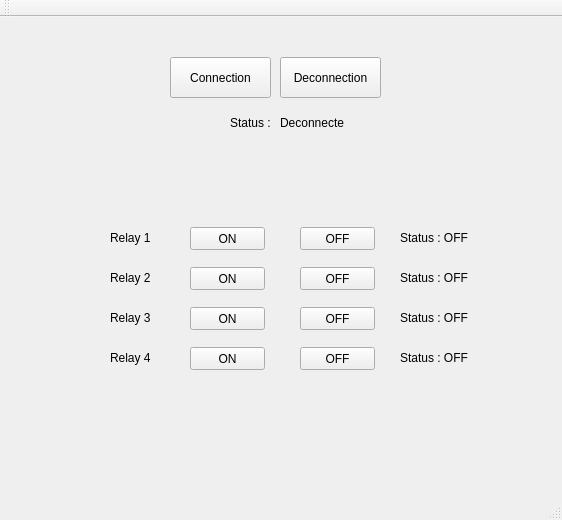
<?xml version="1.0" encoding="UTF-8"?>
<ui version="4.0">
 <class>ActionneursClass</class>
 <widget class="QMainWindow" name="ActionneursClass">
  <property name="geometry">
   <rect>
    <x>0</x>
    <y>0</y>
    <width>562</width>
    <height>520</height>
   </rect>
  </property>
  <property name="windowTitle">
   <string>Actionneurs</string>
  </property>
  <widget class="QWidget" name="centralWidget">
   <widget class="QPushButton" name="btnConnect">
    <property name="geometry">
     <rect>
      <x>170</x>
      <y>40</y>
      <width>101</width>
      <height>41</height>
     </rect>
    </property>
    <property name="text">
     <string>Connection</string>
    </property>
   </widget>
   <widget class="QLabel" name="nlblConnect">
    <property name="geometry">
     <rect>
      <x>230</x>
      <y>90</y>
      <width>41</width>
      <height>31</height>
     </rect>
    </property>
    <property name="text">
     <string>Status :</string>
    </property>
   </widget>
   <widget class="QLabel" name="lblConnect">
    <property name="geometry">
     <rect>
      <x>280</x>
      <y>90</y>
      <width>101</width>
      <height>31</height>
     </rect>
    </property>
    <property name="text">
     <string>Deconnecte</string>
    </property>
   </widget>
   <widget class="QPushButton" name="btnDConnect">
    <property name="geometry">
     <rect>
      <x>280</x>
      <y>40</y>
      <width>101</width>
      <height>41</height>
     </rect>
    </property>
    <property name="text">
     <string>Deconnection</string>
    </property>
   </widget>
   <widget class="QPushButton" name="btnRelay1ON">
    <property name="geometry">
     <rect>
      <x>190</x>
      <y>210</y>
      <width>75</width>
      <height>23</height>
     </rect>
    </property>
    <property name="text">
     <string>ON</string>
    </property>
   </widget>
   <widget class="QPushButton" name="btnRelay1OFF">
    <property name="geometry">
     <rect>
      <x>300</x>
      <y>210</y>
      <width>75</width>
      <height>23</height>
     </rect>
    </property>
    <property name="text">
     <string>OFF</string>
    </property>
   </widget>
   <widget class="QPushButton" name="btnRelay2OFF">
    <property name="geometry">
     <rect>
      <x>300</x>
      <y>250</y>
      <width>75</width>
      <height>23</height>
     </rect>
    </property>
    <property name="text">
     <string>OFF</string>
    </property>
   </widget>
   <widget class="QPushButton" name="btnRelay2ON">
    <property name="geometry">
     <rect>
      <x>190</x>
      <y>250</y>
      <width>75</width>
      <height>23</height>
     </rect>
    </property>
    <property name="text">
     <string>ON</string>
    </property>
   </widget>
   <widget class="QPushButton" name="btnRelay3OFF">
    <property name="geometry">
     <rect>
      <x>300</x>
      <y>290</y>
      <width>75</width>
      <height>23</height>
     </rect>
    </property>
    <property name="text">
     <string>OFF</string>
    </property>
   </widget>
   <widget class="QPushButton" name="btnRelay3ON">
    <property name="geometry">
     <rect>
      <x>190</x>
      <y>290</y>
      <width>75</width>
      <height>23</height>
     </rect>
    </property>
    <property name="text">
     <string>ON</string>
    </property>
   </widget>
   <widget class="QPushButton" name="btnRelay4OFF">
    <property name="geometry">
     <rect>
      <x>300</x>
      <y>330</y>
      <width>75</width>
      <height>23</height>
     </rect>
    </property>
    <property name="text">
     <string>OFF</string>
    </property>
   </widget>
   <widget class="QPushButton" name="btnRelay4ON">
    <property name="geometry">
     <rect>
      <x>190</x>
      <y>330</y>
      <width>75</width>
      <height>23</height>
     </rect>
    </property>
    <property name="text">
     <string>ON</string>
    </property>
   </widget>
   <widget class="QLabel" name="relay1">
    <property name="geometry">
     <rect>
      <x>110</x>
      <y>210</y>
      <width>51</width>
      <height>21</height>
     </rect>
    </property>
    <property name="text">
     <string>Relay 1</string>
    </property>
   </widget>
   <widget class="QLabel" name="relay2">
    <property name="geometry">
     <rect>
      <x>110</x>
      <y>250</y>
      <width>51</width>
      <height>21</height>
     </rect>
    </property>
    <property name="text">
     <string>Relay 2</string>
    </property>
   </widget>
   <widget class="QLabel" name="relay3">
    <property name="geometry">
     <rect>
      <x>110</x>
      <y>290</y>
      <width>51</width>
      <height>21</height>
     </rect>
    </property>
    <property name="text">
     <string>Relay 3</string>
    </property>
   </widget>
   <widget class="QLabel" name="relay4">
    <property name="geometry">
     <rect>
      <x>110</x>
      <y>330</y>
      <width>51</width>
      <height>21</height>
     </rect>
    </property>
    <property name="text">
     <string>Relay 4</string>
    </property>
   </widget>
   <widget class="QLabel" name="lblStatus1">
    <property name="geometry">
     <rect>
      <x>400</x>
      <y>210</y>
      <width>71</width>
      <height>21</height>
     </rect>
    </property>
    <property name="text">
     <string>Status : OFF</string>
    </property>
   </widget>
   <widget class="QLabel" name="lblStatus2">
    <property name="geometry">
     <rect>
      <x>400</x>
      <y>250</y>
      <width>71</width>
      <height>21</height>
     </rect>
    </property>
    <property name="text">
     <string>Status : OFF</string>
    </property>
   </widget>
   <widget class="QLabel" name="lblStatus3">
    <property name="geometry">
     <rect>
      <x>400</x>
      <y>290</y>
      <width>71</width>
      <height>21</height>
     </rect>
    </property>
    <property name="text">
     <string>Status : OFF</string>
    </property>
   </widget>
   <widget class="QLabel" name="lblStatus4">
    <property name="geometry">
     <rect>
      <x>400</x>
      <y>330</y>
      <width>71</width>
      <height>21</height>
     </rect>
    </property>
    <property name="text">
     <string>Status : OFF</string>
    </property>
   </widget>
   <widget class="QLabel" name="lblError">
    <property name="geometry">
     <rect>
      <x>140</x>
      <y>140</y>
      <width>261</width>
      <height>41</height>
     </rect>
    </property>
    <property name="text">
     <string/>
    </property>
   </widget>
  </widget>
  <widget class="QMenuBar" name="menuBar">
   <property name="geometry">
    <rect>
     <x>0</x>
     <y>0</y>
     <width>562</width>
     <height>21</height>
    </rect>
   </property>
  </widget>
  <widget class="QToolBar" name="mainToolBar">
   <attribute name="toolBarArea">
    <enum>TopToolBarArea</enum>
   </attribute>
   <attribute name="toolBarBreak">
    <bool>false</bool>
   </attribute>
  </widget>
  <widget class="QStatusBar" name="statusBar"/>
 </widget>
 <layoutdefault spacing="6" margin="11"/>
 <resources>
  <include location="Actionneurs.qrc"/>
 </resources>
 <connections>
  <connection>
   <sender>btnDConnect</sender>
   <signal>clicked()</signal>
   <receiver>ActionneursClass</receiver>
   <slot>onDisconnectButtonClicked()</slot>
   <hints>
    <hint type="sourcelabel">
     <x>380</x>
     <y>113</y>
    </hint>
    <hint type="destinationlabel">
     <x>461</x>
     <y>146</y>
    </hint>
   </hints>
  </connection>
  <connection>
   <sender>btnConnect</sender>
   <signal>clicked()</signal>
   <receiver>ActionneursClass</receiver>
   <slot>onConnectButtonClicked()</slot>
   <hints>
    <hint type="sourcelabel">
     <x>270</x>
     <y>113</y>
    </hint>
    <hint type="destinationlabel">
     <x>134</x>
     <y>136</y>
    </hint>
   </hints>
  </connection>
  <connection>
   <sender>btnRelay1ON</sender>
   <signal>clicked()</signal>
   <receiver>ActionneursClass</receiver>
   <slot>Relay1ON()</slot>
   <hints>
    <hint type="sourcelabel">
     <x>207</x>
     <y>252</y>
    </hint>
    <hint type="destinationlabel">
     <x>205</x>
     <y>224</y>
    </hint>
   </hints>
  </connection>
  <connection>
   <sender>btnRelay1OFF</sender>
   <signal>clicked()</signal>
   <receiver>ActionneursClass</receiver>
   <slot>Relay1OFF()</slot>
   <hints>
    <hint type="sourcelabel">
     <x>330</x>
     <y>249</y>
    </hint>
    <hint type="destinationlabel">
     <x>334</x>
     <y>223</y>
    </hint>
   </hints>
  </connection>
  <connection>
   <sender>btnRelay2ON</sender>
   <signal>clicked()</signal>
   <receiver>ActionneursClass</receiver>
   <slot>Relay2ON()</slot>
   <hints>
    <hint type="sourcelabel">
     <x>209</x>
     <y>300</y>
    </hint>
    <hint type="destinationlabel">
     <x>167</x>
     <y>300</y>
    </hint>
   </hints>
  </connection>
  <connection>
   <sender>btnRelay2OFF</sender>
   <signal>clicked()</signal>
   <receiver>ActionneursClass</receiver>
   <slot>Relay2OFF()</slot>
   <hints>
    <hint type="sourcelabel">
     <x>344</x>
     <y>285</y>
    </hint>
    <hint type="destinationlabel">
     <x>395</x>
     <y>291</y>
    </hint>
   </hints>
  </connection>
  <connection>
   <sender>btnRelay3ON</sender>
   <signal>clicked()</signal>
   <receiver>ActionneursClass</receiver>
   <slot>Relay3ON()</slot>
   <hints>
    <hint type="sourcelabel">
     <x>209</x>
     <y>332</y>
    </hint>
    <hint type="destinationlabel">
     <x>173</x>
     <y>336</y>
    </hint>
   </hints>
  </connection>
  <connection>
   <sender>btnRelay3OFF</sender>
   <signal>clicked()</signal>
   <receiver>ActionneursClass</receiver>
   <slot>Relay3OFF()</slot>
   <hints>
    <hint type="sourcelabel">
     <x>356</x>
     <y>333</y>
    </hint>
    <hint type="destinationlabel">
     <x>396</x>
     <y>332</y>
    </hint>
   </hints>
  </connection>
  <connection>
   <sender>btnRelay4ON</sender>
   <signal>clicked()</signal>
   <receiver>ActionneursClass</receiver>
   <slot>Relay4ON()</slot>
   <hints>
    <hint type="sourcelabel">
     <x>213</x>
     <y>378</y>
    </hint>
    <hint type="destinationlabel">
     <x>170</x>
     <y>381</y>
    </hint>
   </hints>
  </connection>
  <connection>
   <sender>btnRelay4OFF</sender>
   <signal>clicked()</signal>
   <receiver>ActionneursClass</receiver>
   <slot>Relay4OFF()</slot>
   <hints>
    <hint type="sourcelabel">
     <x>364</x>
     <y>381</y>
    </hint>
    <hint type="destinationlabel">
     <x>391</x>
     <y>380</y>
    </hint>
   </hints>
  </connection>
 </connections>
 <slots>
  <slot>onConnectButtonClicked()</slot>
  <slot>onDisconnectButtonClicked()</slot>
  <slot>Relay1ON()</slot>
  <slot>Relay2ON()</slot>
  <slot>Relay3ON()</slot>
  <slot>Relay4ON()</slot>
  <slot>Relay1OFF()</slot>
  <slot>Relay2OFF()</slot>
  <slot>Relay3OFF()</slot>
  <slot>Relay4OFF()</slot>
 </slots>
</ui>
